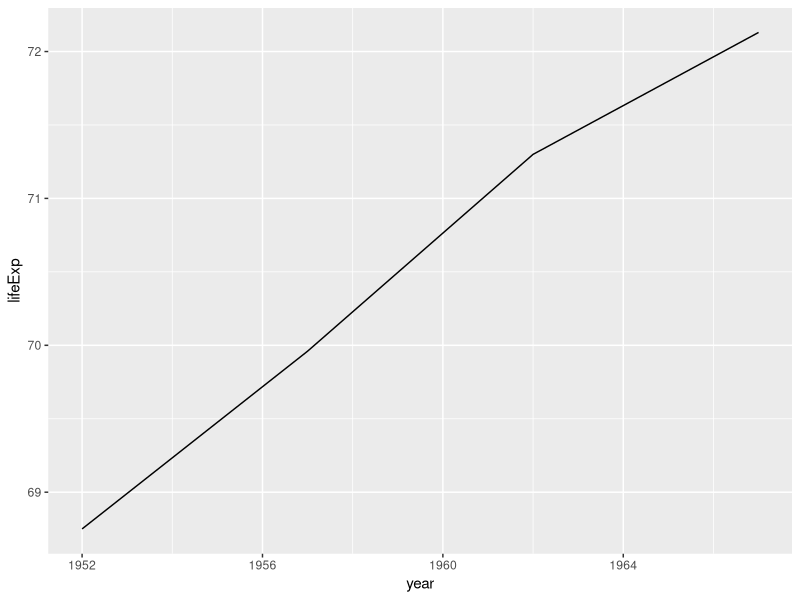
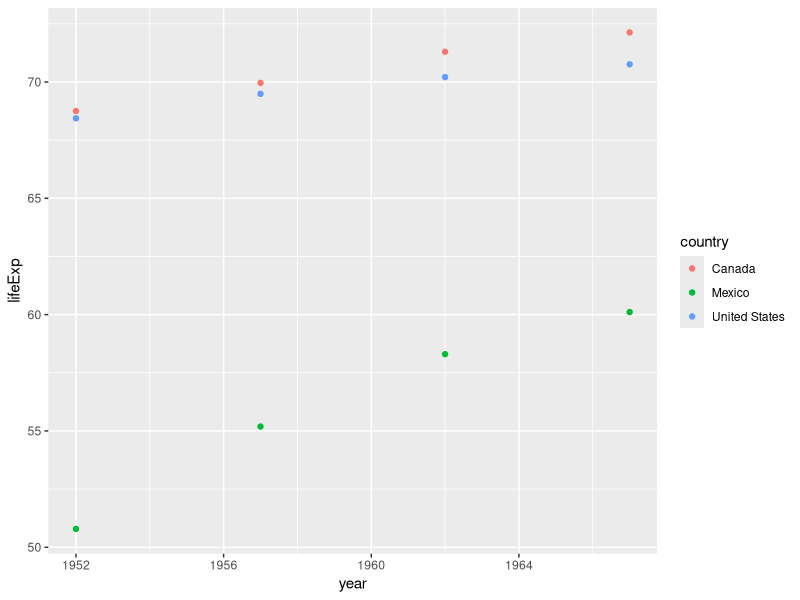
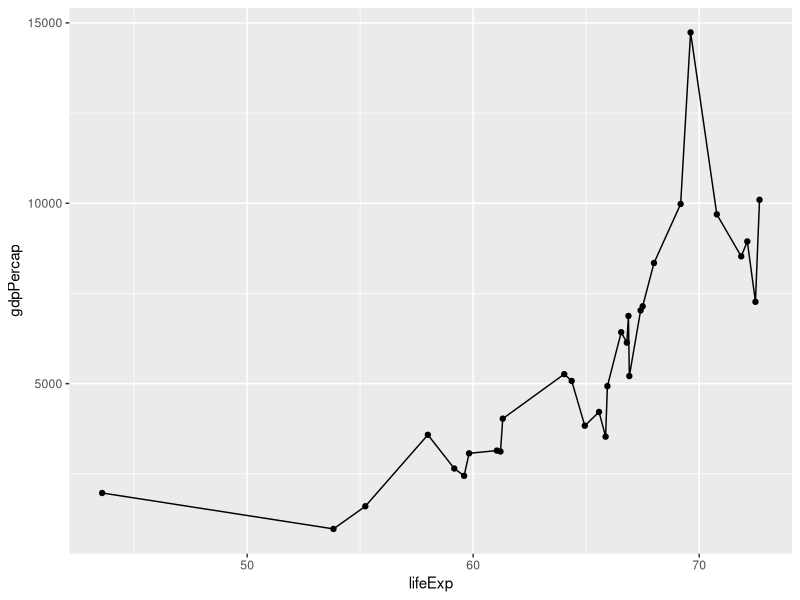
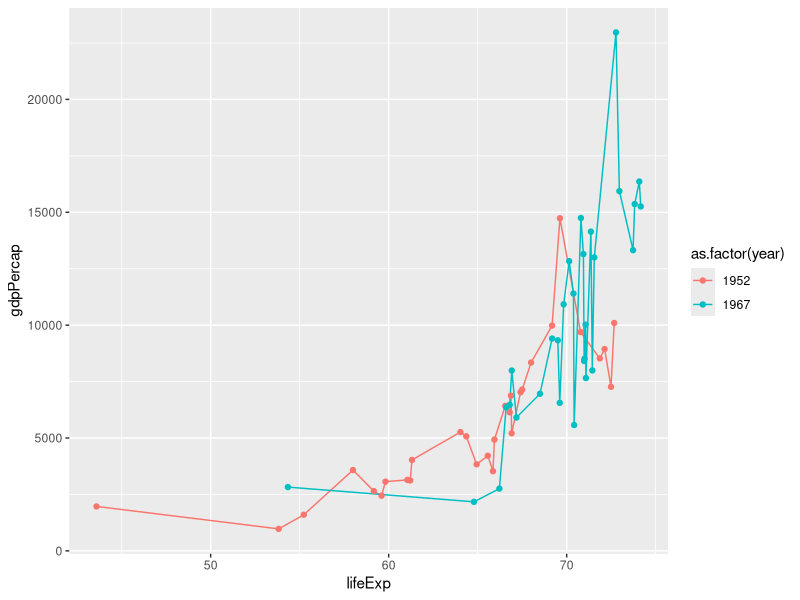

These charts were generated, in order, by the following R code:
## ---- chunk 1
gapminder_5060 = read.csv("data/gapminder-5060.csv")
## ---- chunk 2
ca_5060 = subset(gapminder_5060, country == "Canada")
## ---- chunk 3
if (!("ggplot2" %in% names(installed.packages()[,"Package"]))) {install.packages("ggplot2")}
library(ggplot2)
## ---- chunk 4
ggplot(data = ca_5060, aes(x = year, y = lifeExp)) +
  geom_line() 
## ---- chunk 5
countries = c("Canada", "Mexico", "United States")
northamer_5060 = subset(gapminder_5060, country %in% countries)
## ---- chunk 6
ggplot(data = northamer_5060, aes(x = year, y = lifeExp, colour = country)) +
  geom_point()
## ---- chunk 7
eu_52 = subset(gapminder_5060, continent == "Europe" & gapminder_5060$year == 1952)
## ---- chunk 8
ggplot(data = eu_52, aes(x = lifeExp, y = gdpPercap)) +
  geom_line() +
  geom_point()
## ---- chunk 9
years = c(1952, 1967)
eu_5267 = subset(gapminder_5060, continent == "Europe" & (year %in% years))
## ---- chunk 10
ggplot(data = eu_5267, aes(x = lifeExp, y = gdpPercap, colour = as.factor(year))) +
  geom_line() +
  geom_point()
